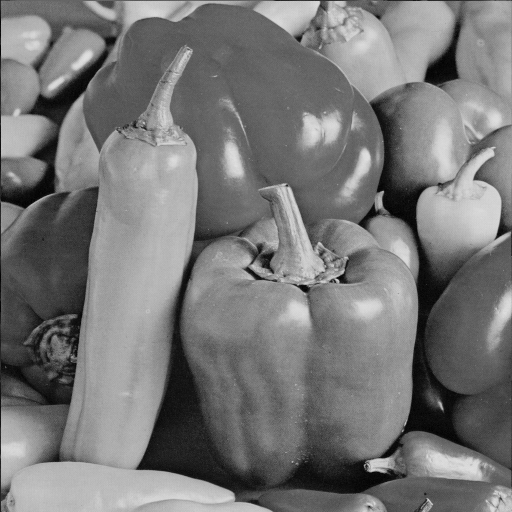
#> input picture images_reference/image_reference1.png, 512 x 512 px, found by its file name; the run also reads 1 picture not shown here
$ python snr_test.py
#> lines starting #> are read from the running program, lines starting #| are printed output that depends on the picture; long printed decimals are rounded
#> further down, imageSignal is the input picture: shape (512, 512); min 0, max 225, mean 119.2
### src/snr.py
from math import log10
from numpy import ndarray

from skimage import img_as_float


def get_snr(image_bruit: ndarray, image_signal: ndarray) -> float:
    """ Calcule le rapport signal sur bruit entre deux images.

    Args:
        image_bruit (ndarray): Image bruitée.
        image_signal (ndarray): Image de référence sans bruit.
    """
    image_signal = img_as_float(image_signal)
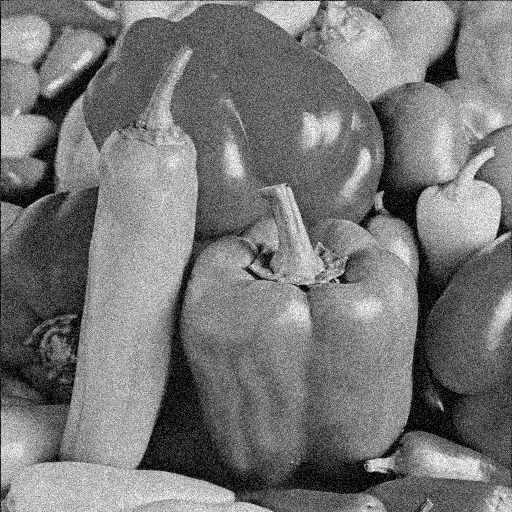
#> image_signal: shape (512, 512) float64; min 0, max 1, mean 0.468
    image_bruit = img_as_float(image_bruit)
    image_bruit = image_bruit - image_signal
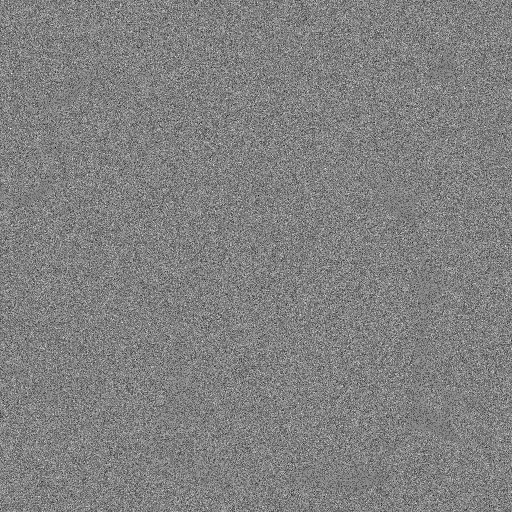
#> image_bruit: shape (512, 512) float64; min -0.4, max 0.388, mean -0.000721; drawn with min black and max white
    signal, bruit = 0, 0

    if image_signal.shape != image_bruit.shape:
        raise ValueError("\nLes deux images doivent avoir la même taille\n")

    for i in range(image_signal.shape[0]):
        for j in range(image_signal.shape[0]):
            signal += image_signal[i, j] ** 2
            bruit += image_bruit[i, j] ** 2
#> after the loop, bruit = 1578.8; signal = 69136.6

    return 10 * log10(signal / bruit)

### src/snr_test.py
from skimage import io

from snr import get_snr

imageSignal = io.imread("images_reference/image_reference1.png")
# imageBruit = io.imread('images_reference/image1_bruitee_snr_41.8939.png')
imageBruit = io.imread("images_reference/image1_bruitee_snr_16.4138.png")
print("SNR : ", get_snr(imageSignal, imageBruit))
#| SNR :  16.414
